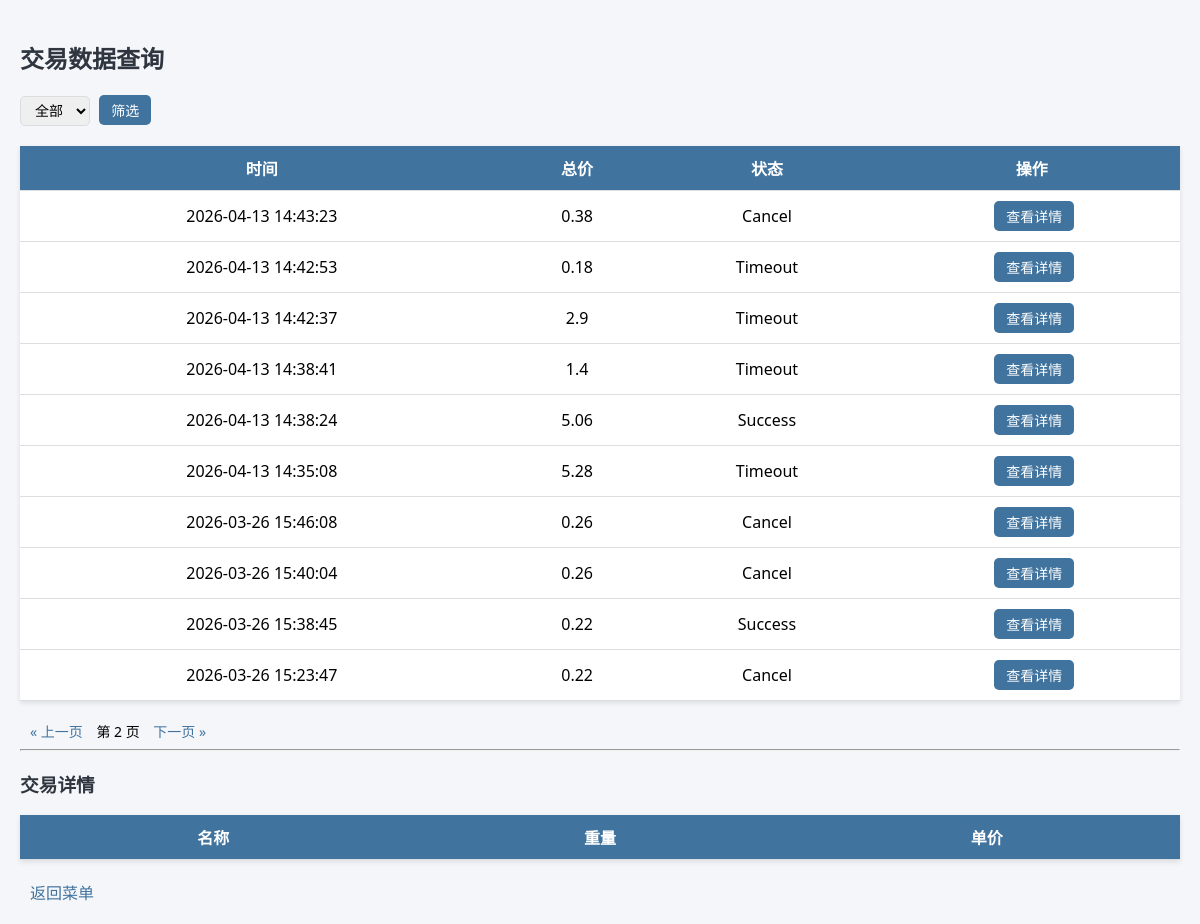
Page /admin/data?page=2&status=all (signed in) on the committed database.
### tables this page shows
CREATE TABLE transaction_data (
    session INTEGER PRIMARY KEY,
    total REAL NOT NULL,
    time TEXT NOT NULL,
    Transaction_Status TEXT NOT NULL DEFAULT 'Timeout' 
);

### web/admin_routes.py (the view)
    @app.route('/admin/data')
    def data_query():
        if not session.get('admin_login'):
            return redirect('/login')
        page = int(request.args.get('page', 1))
        status = request.args.get('status', 'all')
        data, total = admin_service.get_transaction_list(page, status)
        return render_template(
            'admin_data.html',
            transactions=data,
            page=page,
            status=status,
            total=total,
            PAGE_SIZE=config.PAGE_SIZE
        )

### data/my_sql.py (called while the page is built, shortened)
def search_transaction_list(page=1, page_size=config.PAGE_SIZE, status='all'):
    offset = (page - 1) * page_size
    if status == 'all':
        sql = """
        SELECT session, total, time, Transaction_Status
        FROM transaction_data
        WHERE total > 0
        ORDER BY time DESC
        LIMIT ? OFFSET ?;
        """
        params = (page_size, offset)
    with sqlite3.connect(DB_PATH) as conn:
        cur = conn.execute(sql, params)
        return cur.fetchall()

def count_transaction(status='all'):
    if status == 'all':
        sql = "SELECT COUNT(*) FROM transaction_data WHERE total > 0;"
        params = ()
    else:
        sql = "SELECT COUNT(*) FROM transaction_data WHERE Transaction_Status = ? AND total > 0;"
        params = (status,)
    with sqlite3.connect(DB_PATH) as conn:
        cur = conn.execute(sql, params)
        return cur.fetchone()[0]

### web/admin_service.py (called while the page is built)
    def get_transaction_list(self, page, status):
        rows = search_transaction_list(page, config.PAGE_SIZE, status)
        total = count_transaction(status)
        data = []
        for row in rows:
            data.append({
                "session": row[0],
                "total": row[1],
                "time": row[2],
                "status": row[3]
            })
        return data, total

### templates/admin_data.html (shortened to what this page needs)
<!DOCTYPE html>
<html lang="zh">
<head>
</head>
<body>
<h2>交易数据查询</h2>
<form method="get" action="/admin/data">
    <select name="status">
        <option value="all" {% if status=='all' %}selected{% endif %}>全部</option>
    </select>
    <button type="submit">筛选</button>
</form>
<table>
    <tr>
        <th>时间</th>
        <th>总价</th>
        <th>状态</th>
        <th>操作</th>
    </tr>
    {% for t in transactions %}
    <tr>
        <td>{{ t.time }}</td>
        <td>{{ t.total }}</td>
        <td>{{ t.status }}</td>
        <td>
            <button onclick="loadDetail({{ t.session }})">查看详情</button>
        </td>
    </tr>
    {% endfor %}
</table>
<div id="pagination">
    {% if page > 1 %}
        <a href="/admin/data?page={{ page-1 }}&status={{ status }}">« 上一页</a>
    {% endif %}
    第 {{ page }} 页
    {% if transactions|length == PAGE_SIZE %}
        <a href="/admin/data?page={{ page+1 }}&status={{ status }}">下一页 »</a>
    {% endif %}
</div>
<hr>
<h3>交易详情</h3>
<table>
    <tr>
        <th>名称</th>
        <th>重量</th>
        <th>单价</th>
    </tr>
</table>
<a href="/admin/menu">返回菜单</a>
</body>
</html>

### templates/admin_data.html (style rules this page uses)
body { font-family: "Segoe UI", Tahoma, Geneva, Verdana, sans-serif; background-color: #f5f6fa; margin: 0; padding: 20px; }
h2, h3 { color: #2f3640; }
form { margin-bottom: 20px; }
select { padding: 5px 10px; font-size: 14px; border-radius: 5px; border: 1px solid #dcdde1; }
button { padding: 5px 12px; margin-left: 5px; background-color: #40739e; color: #fff; border: none; border-radius: 5px; cursor: pointer; font-size: 14px; }
table { width: 100%; border-collapse: collapse; margin-bottom: 20px; background-color: #fff; box-shadow: 0 2px 5px rgba(0,0,0,0.1); }
th, td { padding: 10px; text-align: center; border-bottom: 1px solid #dcdde1; }
th { background-color: #40739e; color: white; }
a { text-decoration: none; color: #40739e; margin: 0 10px; }
#pagination { margin-top: 10px; font-size: 14px; }

### rows in the picture
transaction_data: time "2026-04-13 14:43:23", total "0.38", status "Cancel"
transaction_data: time "2026-04-13 14:42:53", total "0.18", status "Timeout"
transaction_data: time "2026-04-13 14:42:37", total "2.9", status "Timeout"
transaction_data: time "2026-04-13 14:38:41", total "1.4", status "Timeout"
transaction_data: time "2026-04-13 14:38:24", total "5.06", status "Success"
transaction_data: time "2026-04-13 14:35:08", total "5.28", status "Timeout"
transaction_data: time "2026-03-26 15:46:08", total "0.26", status "Cancel"
transaction_data: time "2026-03-26 15:40:04", total "0.26", status "Cancel"
transaction_data: time "2026-03-26 15:38:45", total "0.22", status "Success"
transaction_data: time "2026-03-26 15:23:47", total "0.22", status "Cancel"

### other values in the picture
{{ page }} "2"
